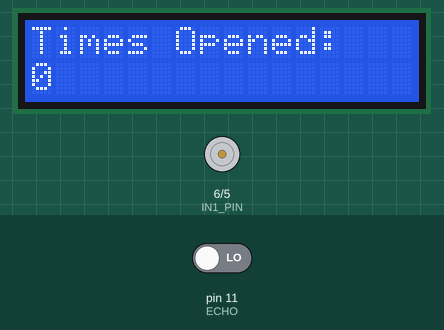
Simulated run of this sketch. Board: Arduino Uno, built with avr-gcc and run on an emulated ATmega328P. Parts: 16×2 character LCD, motor-driver pin pairs drawn as motors (green arrow = first pin HIGH = forward, orange = second pin HIGH = backward, longer = more drive, scaled by the enable pin). The inputs (shaded band) are chosen by the test bench; at power-on: pin 11 (ECHO) LOW. What the sketch prints to the serial monitor is not drawn.

Above: at 0.1 s.
At 9.3 s:
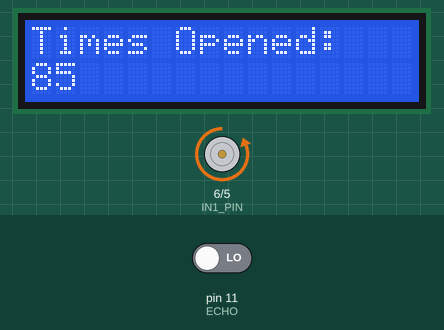
At 18.5 s:
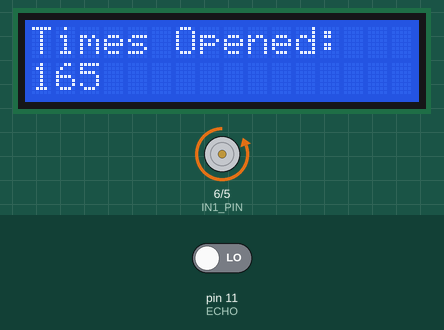
At 38.1 s:
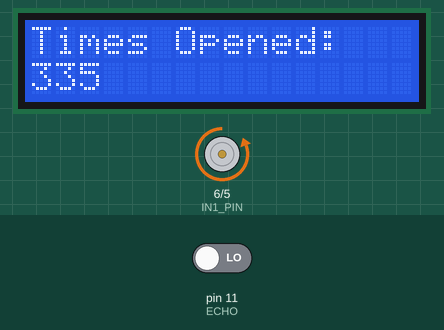
Timing chart, 0 to 39.6 s (numbered marks = the images above):
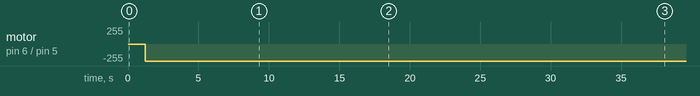

The sketch:

actuator.ino
```cpp
#include <LiquidCrystal.h>

// initialize the library by associating any needed LCD interface pin
// with the arduino pin number it is connected to
const int rs = 10, en = 9, d4 = 8, d5 = 4, d6 = 3, d7 = 2;
LiquidCrystal lcd(rs, en, d4, d5, d6, d7);
int timesOpened = 0;

// constants won't change
const int ENA_PIN = 7;  // the Arduino pin connected to the EN1 pin L298N
const int IN1_PIN = 6;  // the Arduino pin connected to the IN1 pin L298N
const int IN2_PIN = 5;  // the Arduino pin connected to the IN2 pin L298N

int TRIG = 12;
int ECHO = 11;

long getDistance() {
  digitalWrite(TRIG, LOW);
  delay(50);
  digitalWrite(TRIG, HIGH);
  delay(100);
  digitalWrite(TRIG, LOW);

  pinMode(ECHO, INPUT);
  long duration = pulseIn(ECHO, HIGH);
  return (duration / 2) / 29.1;
}

void setup() {
  // set up the LCD's number of columns and rows:
  lcd.begin(16, 2);
  // Print a message to the LCD.
  lcd.print("Times Opened:");

  Serial.begin(9600);
  pinMode(ENA_PIN, OUTPUT);
  pinMode(IN1_PIN, OUTPUT);
  pinMode(IN2_PIN, OUTPUT);

  pinMode(TRIG, OUTPUT);
  pinMode(ECHO, INPUT);

  digitalWrite(ENA_PIN, HIGH);
}

void loop() {
    // set the cursor to column 0, line 1
    // (note: line 1 is the second row, since counting begins with 0):
    lcd.setCursor(0, 1);
    // print the number of seconds since reset:
    lcd.print(timesOpened);

  long distance = getDistance();
  Serial.println(distance);
  if (distance <= 15) {
    timesOpened++;
    digitalWrite(IN1_PIN, LOW);
    digitalWrite(IN2_PIN, HIGH);
    lcd.print(5);

    // delay(8000);  // actuator will stop extending automatically when reaching the limit

    // digitalWrite(IN1_PIN, LOW);
    // digitalWrite(IN2_PIN, LOW);

    // delay(5000);

    // // retracts the actuator
    // digitalWrite(IN1_PIN, HIGH);
    // digitalWrite(IN2_PIN, LOW);

    // delay(10000);  // actuator will stop retracting automatically when reaching the limit
    // digitalWrite(IN1_PIN, LOW);
    // digitalWrite(IN2_PIN, LOW);
  }
}
```

Measured:
- by itself, motor on pin 6 (IN1_PIN) / pin 5 (IN2_PIN): stopped → backward 255/255 at 1.2 s
- what the display in image 2 shows lasts 1.1 s, from 18.5 s to 19.6 s
